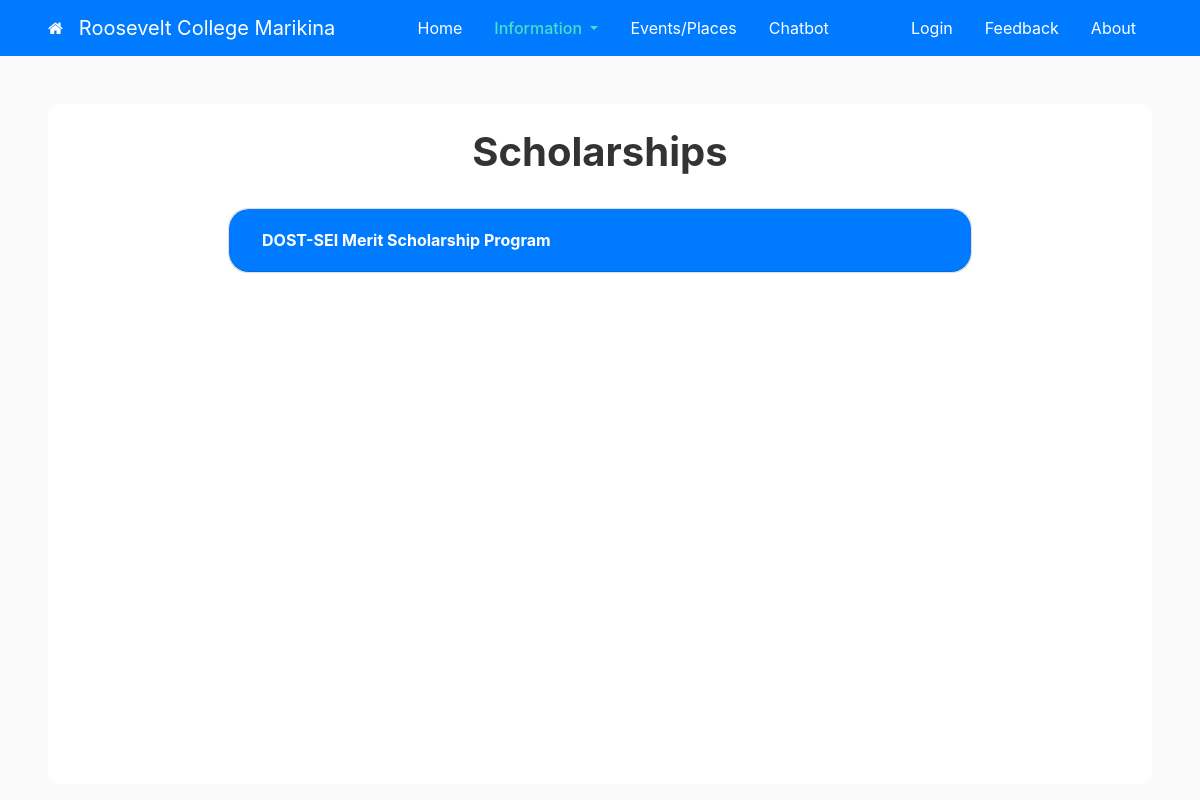
The app's page /1/scholarships/ with its own data.
### users/models.py (models this page shows, shortened)
class Profile(models.Model):
	PUBLIC = 'Public'
	PRIVATE = 'Private'
	TYPE_CHOICES = [
		(PUBLIC, 'Public'),
		(PRIVATE, 'Private'),
    ]
	user = models.OneToOneField(User, on_delete=models.CASCADE)
	school_name = models.CharField(max_length=40)
	logo = models.ImageField(default='default.jpg', upload_to='logo_pics')
	banner = models.ImageField(upload_to='media', default='banner.jpg')
	location = models.CharField(max_length=200, default='')
	type = models.CharField(max_length=7, choices=TYPE_CHOICES, default=PUBLIC)
	email = models.EmailField(default = '')
	contact_details = models.TextField()
	mapbox_key = models.CharField(max_length=100)
	live_chat_link = models.CharField(max_length=50)
	chatbot_tree_link = models.CharField(max_length=50)

### information/models.py (models this page shows, shortened)
class Scholarships(models.Model):
    profile = models.ForeignKey(Profile, on_delete=models.CASCADE, default=1)
    scholarship_name = models.TextField(default='')
    description = models.TextField(default='')
    last_updated = models.DateTimeField(default=timezone.now)

### information/views.py (the view)
# urls.py: path('<int:profile_id>/scholarships/', information_views.scholarship_list, name='scholarships'),
def scholarship_list(request, profile_id):
	context = {
		'title': 'Scholarships',
		'scholarships': Scholarships.objects.filter(profile = profile_id),
		'toggles': Toggles.objects.get(profile = profile_id),
		'profile_id': profile_id,
		'active_profile': Profile.objects.get(id=profile_id),
	}
	return render(request, 'information/scholarships.html', context)

### information/templates/information/scholarships.html (shortened to what this page needs)
{% extends "main/base.html" %}
{% block content %}
<div class="infobox">
	<h1 class="d-flex justify-content-center"><b>Scholarships</b></h1>
	<div id="accordion" class="infolist">
		{% for scholarship in scholarships %}
		<div class="card mb-3">
		  <div class="card-header" id="heading{{ scholarship.id }}">
			<h5 class="mb-0 d-flex">
			<button class="btn btn-link text-white" data-toggle="collapse" data-target="#collapse{{ scholarship.id }}" aria-expanded="true" aria-controls="collapseOne">
				<b>{{ scholarship.scholarship_name }}</b>
			</button>
			</h5>
		  </div>
		</div>
		{% endfor %}
	</div>
</div>
{% endblock content %}

### main/templates/main/base.html (shortened to what this page needs)
{% load static %}
<!DOCTYPE html>
<html>
<head>
    <link rel="stylesheet" href="https://stackpath.bootstrapcdn.com/bootstrap/4.4.1/css/bootstrap.min.css">
    <link rel="stylesheet" type="text/css" href="{% static 'main/main.css'%}">
	<link rel="stylesheet" href="https://cdnjs.cloudflare.com/ajax/libs/font-awesome/4.7.0/css/font-awesome.min.css">
</head>
<body class="mainsite">
	<main role="main">
		<header class="site-header sticky-top mb-5">
		<nav class="container-xxl bd-gutter flex-wrap flex-lg-nowrap navbar navbar-expand-md navbar-dark bg-primary px-5">
			<a class="navbar-brand fa fa-home" href="{% url 'portal' %}"></a>
			<a class="navbar-brand" href="{% url 'main-index' profile_id %}">{{ active_profile.school_name }}</a>
			<div class="navbar-nav">
				{% if title != 'Menu' %}
					{% if title == 'Home' %}
						<a class="nav-item nav-link active px-3" href="{% url 'main-index' profile_id %}">Home</a>
					{% else %}
						<a class="nav-item nav-link px-3" href="{% url 'main-index' profile_id %}">Home</a>
					{% endif %}
					{% if title == 'Process Guides' or title == 'Course List' or title == 'Scholarships' or title == "Information"%}
						{% if toggles.processguides_toggle == True or toggles.courses_toggle == True or toggles.scholarships_toggle == True%}
						<a class="nav-item dropdown">
							<div class="btn-group" role="group" style="margin: 0px; padding: 0px">
							<a class="nav-link active dropdown-toggle px-3" href="#" role="button" data-toggle="dropdown" aria-expanded="false">
								Information
							</a>
							</div>
						</a>
						{% endif %}
					{% endif %}
					{% if toggles.markers_toggle == True %}
						{% if title == 'Markers' %}
						<a class="nav-item nav-link active px-3" href="{% url 'markers' profile_id 1 %}">Events/Places</a>
						{% else %}
							<a class="nav-item nav-link px-3" href="{% url 'markers' profile_id 1 %}">Events/Places</a>
						{% endif %}
					{% endif %}
					{% if toggles.chatbot_toggle == True %}
						{% if title == 'Chatbot' %}
							<a class="nav-item nav-link active px-3" href="{% url 'chatbot-index' profile_id %}">Chatbot</a>
						{% else %}
							<a class="nav-item nav-link px-3" href="{% url 'chatbot-index' profile_id %}">Chatbot</a>
						{% endif %}
					{% endif %}
				{% endif %}
			</div>
			<div class="navbar-nav">
				{% if user.is_authenticated %}
					<a class="nav-item nav-link px-3 {% if title == 'Settings' %} active {% endif %}" href="{% url 'settings' profile_id toggles.id %}">Settings</a>
					<a class="nav-item nav-link px-3" href="{% url 'logout' %}">Logout</a>
					<a class="nav-item nav-link px-3 {% if title == 'Stats' %} active {% endif %}" href="{% url 'ssr-index' profile_id %}">Stats</a>
				{% else %}
					<a class="nav-item nav-link px-3" href="{% url 'login' %}">Login</a>
					<a class="nav-item nav-link px-3" href="{% url 'ssr-create' profile_id %}">Feedback</a>
				{% endif %}
				<a class="nav-item nav-link px-3 {% if title == 'About' %} active {% endif %}" href="{% url 'profile' profile_id %}">About</a>
			</div>
		</nav>
		</header>
	      {% block content %}{% endblock %}
	</main>
</body>
</html>

### main/static/main/main.css (style rules this page uses)
.mainsite { background: #fafafa; color: #333333; }
.infobox { background: #FFFFFF; height: 85vh; margin-left: 4vw; margin-right: 4vw; border-radius: 10px; padding-top: 3vh; }
.infolist { height: 67vh; margin-left: 15vw; margin-right: 15vw; border-radius: 10px; padding-top: 3vh; padding-bottom: 3vh; overflow-y: scroll; }
.card { border-radius: 20px; }
.card-header { background: #007BFF; }
.card-header:first-child { border-radius: 20px; }
.site-header .navbar-nav .nav-link { color: #ffffff; }
.site-header .navbar-nav .nav-link.active { color: #49DFC6; font-weight: 500; }

### records on screen
Profile: school_name "Roosevelt College Marikina"
Scholarships: scholarship_name "DOST-SEI Merit Scholarship Program"
